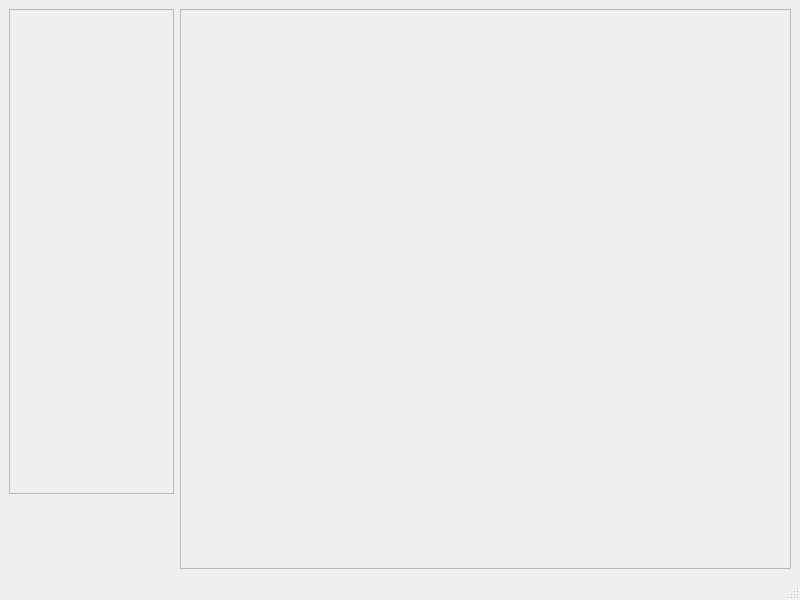
<?xml version="1.0" encoding="UTF-8"?>
<ui version="4.0">
 <class>MainWindow</class>
 <widget class="QMainWindow" name="MainWindow">
  <property name="geometry">
   <rect>
    <x>0</x>
    <y>0</y>
    <width>800</width>
    <height>600</height>
   </rect>
  </property>
  <property name="mouseTracking">
   <bool>false</bool>
  </property>
  <property name="windowTitle">
   <string>MainWindow</string>
  </property>
  <property name="toolButtonStyle">
   <enum>Qt::ToolButtonTextBesideIcon</enum>
  </property>
  <property name="dockOptions">
   <set>QMainWindow::ForceTabbedDocks|QMainWindow::VerticalTabs</set>
  </property>
  <widget class="QWidget" name="centralwidget">
   <property name="mouseTracking">
    <bool>false</bool>
   </property>
   <layout class="QHBoxLayout" name="horizontalLayout">
    <item>
     <layout class="QVBoxLayout" name="verticalLayout">
      <property name="sizeConstraint">
       <enum>QLayout::SetFixedSize</enum>
      </property>
      <item>
       <widget class="QFrame" name="frame_menu">
        <property name="sizePolicy">
         <sizepolicy hsizetype="Fixed" vsizetype="Fixed">
          <horstretch>0</horstretch>
          <verstretch>0</verstretch>
         </sizepolicy>
        </property>
        <property name="minimumSize">
         <size>
          <width>165</width>
          <height>485</height>
         </size>
        </property>
        <property name="maximumSize">
         <size>
          <width>165</width>
          <height>485</height>
         </size>
        </property>
        <property name="frameShape">
         <enum>QFrame::StyledPanel</enum>
        </property>
        <property name="frameShadow">
         <enum>QFrame::Raised</enum>
        </property>
       </widget>
      </item>
      <item>
       <spacer name="verticalSpacer">
        <property name="orientation">
         <enum>Qt::Vertical</enum>
        </property>
        <property name="sizeHint" stdset="0">
         <size>
          <width>20</width>
          <height>40</height>
         </size>
        </property>
       </spacer>
      </item>
     </layout>
    </item>
    <item>
     <widget class="QFrame" name="frame_images">
      <property name="sizePolicy">
       <sizepolicy hsizetype="Expanding" vsizetype="Expanding">
        <horstretch>0</horstretch>
        <verstretch>0</verstretch>
       </sizepolicy>
      </property>
      <property name="minimumSize">
       <size>
        <width>330</width>
        <height>330</height>
       </size>
      </property>
      <property name="frameShape">
       <enum>QFrame::StyledPanel</enum>
      </property>
      <property name="frameShadow">
       <enum>QFrame::Raised</enum>
      </property>
     </widget>
    </item>
   </layout>
  </widget>
  <widget class="QMenuBar" name="menubar">
   <property name="geometry">
    <rect>
     <x>0</x>
     <y>0</y>
     <width>800</width>
     <height>21</height>
    </rect>
   </property>
  </widget>
  <widget class="QStatusBar" name="statusbar"/>
 </widget>
 <resources/>
 <connections/>
</ui>
